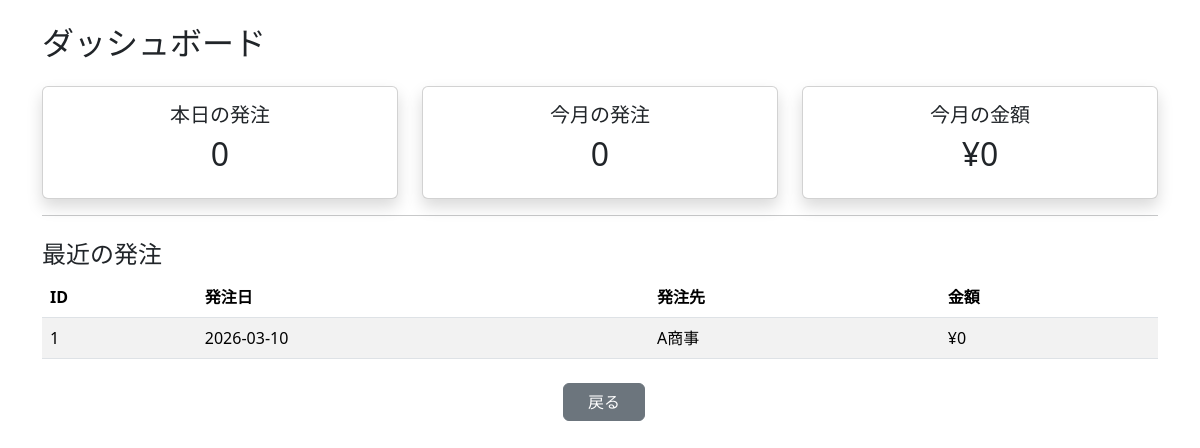
/dashboard/dashboard.php (signed in), run on an earlier commit of the app's database.
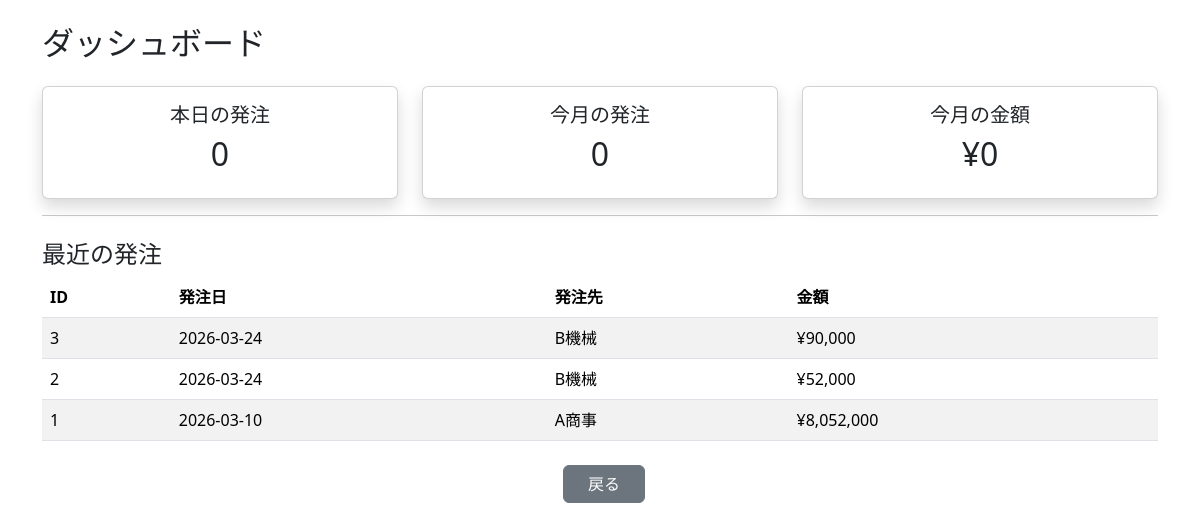
And on a later commit of the database.
### tables this page shows
CREATE TABLE `orders` (
  `id` int(11) NOT NULL,
  `order_date` date NOT NULL,
  `supplier_id` int(11) DEFAULT NULL,
  `user_id` int(11) DEFAULT NULL,
  `total_price` int(11) DEFAULT NULL,
  `mail_sent` tinyint(4) DEFAULT 0,
  `created_at` datetime NOT NULL
);

CREATE TABLE `suppliers` (
  `id` int(11) NOT NULL,
  `company_name` varchar(255) NOT NULL,
  `contact_name` varchar(255) DEFAULT NULL,
  `email` varchar(255) NOT NULL,
  `phone` varchar(50) DEFAULT NULL,
  `memo` text DEFAULT NULL,
  `created_at` datetime NOT NULL
);

### config/function.php (called while the page is built, shortened)
<?php
function h($str)
{
    return htmlspecialchars($str, ENT_QUOTES, 'UTF-8');
}

### dashboard/dashboard.php (the view, shortened to what this page needs)
<?php
require_once __DIR__ . "/../config/function.php";
$db = db_connect();
$sql = "SELECT COUNT(*)
        FROM orders
        WHERE DATE(order_date) = CURDATE()";
$today_orders = $db->query($sql)->fetchColumn();
$sql = "SELECT COUNT(*)
        FROM orders
        WHERE DATE_FORMAT(order_date,'%Y-%m') = DATE_FORMAT(NOW(),'%Y-%m')";
$month_orders = $db->query($sql)->fetchColumn();
$sql = "SELECT SUM(total_price)
        FROM orders
        WHERE DATE_FORMAT(order_date,'%Y-%m') = DATE_FORMAT(NOW(),'%Y-%m')";
$month_total = $db->query($sql)->fetchColumn();
$sql = "SELECT
        orders.id,
        orders.order_date,
        suppliers.company_name,
        orders.total_price
        FROM orders
        INNER JOIN suppliers
        ON suppliers.id = orders.supplier_id
        ORDER BY orders.id DESC
        LIMIT 5";
$recent_orders = $db->query($sql)->fetchAll(PDO::FETCH_ASSOC);
?>
<?php include __DIR__ . "/../config/page_head.php"; ?>
<body>
    <main class="container mt-4">
        <h2>ダッシュボード</h2>
        <div class="row mt-4">
            <div class="col-md-4">
                <div class="card text-center shadow">
                    <div class="card-body">
                        <h5>本日の発注</h5>
                        <h2><?= $today_orders ?></h2>
                    </div>
                </div>
            </div>
            <div class="col-md-4">
                <div class="card text-center shadow">
                    <div class="card-body">
                        <h5>今月の発注</h5>
                        <h2><?= $month_orders ?></h2>
                    </div>
                </div>
            </div>
            <div class="col-md-4">
                <div class="card text-center shadow">
                    <div class="card-body">
                        <h5>今月の金額</h5>
                        <h2>¥<?= number_format($month_total) ?></h2>
                    </div>
                </div>
            </div>
        </div>
        <hr>
        <h4 class="mt-4">最近の発注</h4>
        <table class="table table-striped">
            <thead>
                <tr>
                    <th>ID</th>
                    <th>発注日</th>
                    <th>発注先</th>
                    <th>金額</th>
                </tr>
            </thead>
            <tbody>
                <?php foreach ($recent_orders as $o): ?>
                    <tr>
                        <td><?= $o["id"] ?></td>
                        <td><?= $o["order_date"] ?></td>
                        <td><?= h($o["company_name"]) ?></td>
                        <td>¥<?= number_format($o["total_price"]) ?></td>
                    </tr>
                <?php endforeach; ?>
            </tbody>
        </table>
        <div class="text-center mt-4">
            <a href="./../index.php" class="btn btn-secondary px-4 ms-2">
                戻る
            </a>
        </div>
    </main>
</body>

What changed in the data, as far as the page shows it:
added orders: id "3", order_date "2026-03-24", supplier.company_name "B機械", total_price "90,000"
added orders: id "2", order_date "2026-03-24", supplier.company_name "B機械", total_price "52,000"
changed orders "A商事": total_price "0" → "8,052,000"
